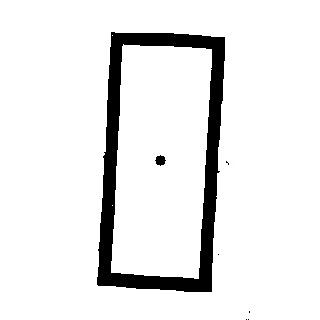
#> input picture lineaRecta/codigoCentroDeMasa/IMGCut.jpg, 320 x 320 px, found by its file name
$ python finder.py
#> lines starting #> are read from the running program, lines starting #| are printed output that depends on the picture
from PIL import Image
import numpy as np
import cv2
import os


def dilate_erode_image(image_path):
    # Load the image
#> called with image_path = 'lineaRecta\\codigoCentroDeMasa\\IMGCut.jpg'
    image = cv2.imread(image_path, 0)
#> image is the input picture: shape (320, 320); min 0, max 255, mean 233.1

    # Invert colors
    inverted_image = cv2.bitwise_not(image)
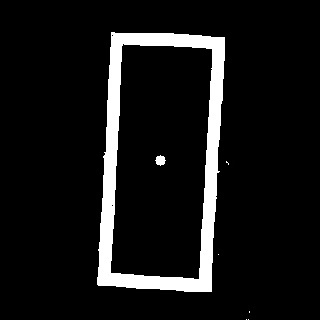
#> inverted_image: shape (320, 320); min 0, max 255, mean 21.9

    # Define the kernel
    kernel = np.ones((5, 5), np.uint8)

    # Apply dilation
    dilated_image = cv2.dilate(inverted_image, kernel, iterations=3)
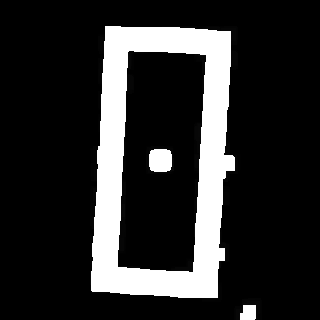
#> dilated_image: shape (320, 320); min 0, max 255, mean 46

    # Apply erosion
    eroded_image = cv2.erode(dilated_image, kernel, iterations=1)
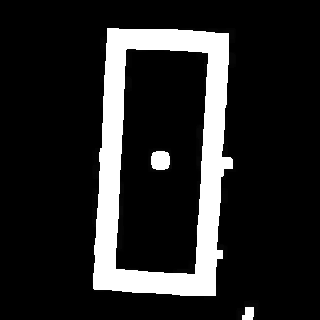
#> eroded_image: shape (320, 320); min 0, max 255, mean 38

    # Invert colors back
    final_image = cv2.bitwise_not(eroded_image)
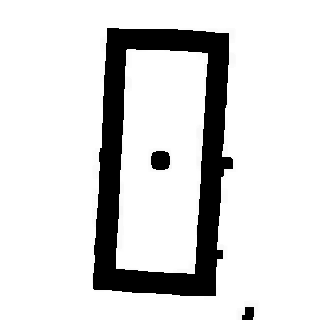
#> final_image: shape (320, 320); min 0, max 255, mean 217
#> pass 2 of the loop `for img in list_images:`:
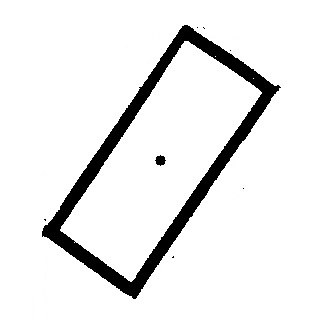
#> input picture lineaRecta/codigoCentroDeMasa/IMGCut2.jpg, 320 x 320 px, found by its file name
#> in dilate_erode_image, image is the input picture: shape (320, 320); min 0, max 255, mean 233.8
#> in dilate_erode_image (call 2), `eroded_image = cv2.erode(dilated_image, kernel, iterations=1)`:
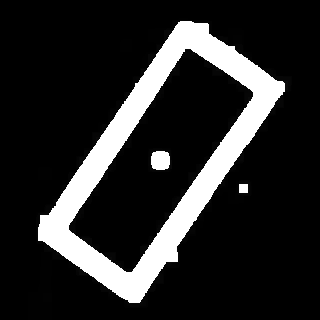
#> eroded_image: shape (320, 320); min 0, max 255, mean 41.9
#> in dilate_erode_image (call 2), `final_image = cv2.bitwise_not(eroded_image)`:
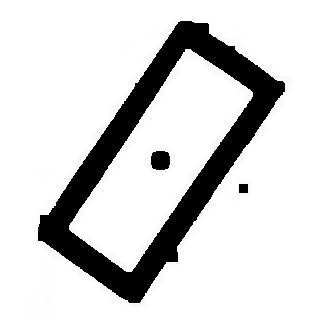
#> final_image: shape (320, 320); min 0, max 255, mean 213.1
#> pass 3 of the loop `for img in list_images:`:
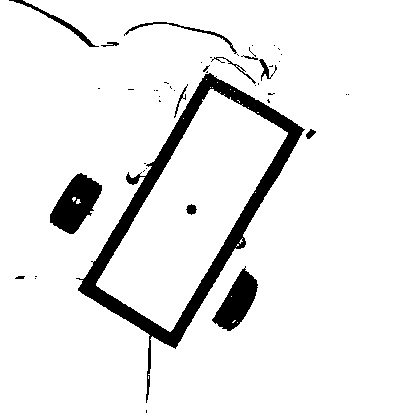
#> input picture lineaRecta/codigoCentroDeMasa/IMGIzqCut.jpg, 400 x 418 px, found by its file name
#> in dilate_erode_image, image is the input picture: shape (418, 400); min 0, max 255, mean 234.6
#> inverted_image: shape (418, 400)
#> dilated_image: shape (418, 400)
#> in dilate_erode_image (call 3), `eroded_image = cv2.erode(dilated_image, kernel, iterations=1)`:
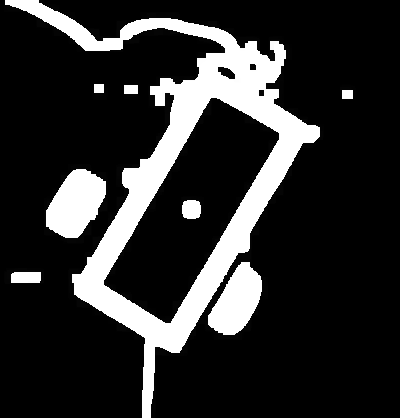
#> eroded_image: shape (418, 400); min 0, max 255, mean 46.6
#> in dilate_erode_image (call 3), `final_image = cv2.bitwise_not(eroded_image)`:
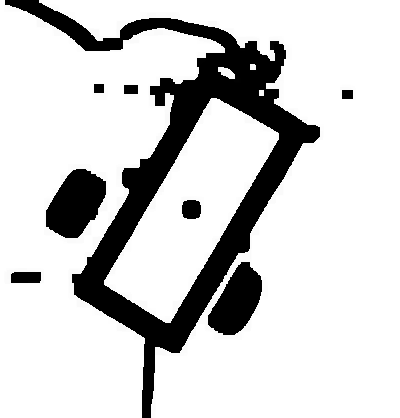
#> final_image: shape (418, 400); min 0, max 255, mean 208.4
#> the loop made 4 passes; the first 3 are shown

    # Split the file path into directory, filename, and extension
    dir_path, filename = os.path.split(image_path)
    base, ext = os.path.splitext(filename)

    # Create a new filename by inserting "mod" before the extension
    new_filename = f"{base}_mod{ext}"

    # Join the directory path and the new filename
    path = os.path.join(dir_path, new_filename)
    print(path)

    # Save the image
    cv2.imwrite(path, final_image)

def combine_images(image1_path, image2_path):
    # Open the images and convert them to RGB
    image1 = Image.open(image1_path).convert("RGB")
    image2 = Image.open(image2_path).convert("RGB")
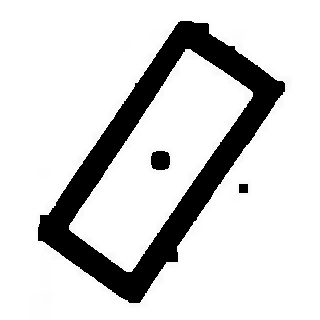
#> image2: PIL image 320x320 RGB; min 0, max 255, mean 213.2

    # Resize images to the smallest size
    min_size = min(image1.size, image2.size)
#> min_size = (320, 320)
    image1 = image1.resize(min_size)
    image2 = image2.resize(min_size)

    # Convert images to numpy arrays
    image1_data = np.array(image1)
    image2_data = np.array(image2)

    # Create a new image with the same size and RGB format
    new_image_data = np.zeros(image1_data.shape, dtype=np.uint8)

    # Set the green channel to the first image's black pixels
    new_image_data[(image1_data[:, :, 0] == 0) & (
        image1_data[:, :, 1] == 0) & (image1_data[:, :, 2] == 0)] = [0, 255, 0]

    # Set the red channel to the second image's black pixels
    new_image_data[(image2_data[:, :, 0] == 0) & (
        image2_data[:, :, 1] == 0) & (image2_data[:, :, 2] == 0)] = [255, 0, 0]

    # Create a new image from the data
    new_image = Image.fromarray(new_image_data)
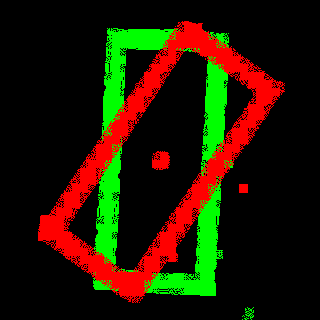
#> new_image: PIL image 320x320 RGB; mean R, G, B 34.7, 24.2, 0

    return new_image


# Global variables
points = []
image = None


def click_event(event, x, y, flags, params):
    # Check if left mouse button clicked
    if event == cv2.EVENT_LBUTTONDOWN:
        points.append((x, y))

        # Draw line if two points have been clicked
        if len(points) == 2:
            cv2.line(image, points[0], points[1], (255, 0, 0), 5)
            angle = np.arctan2(points[1][1] - points[0]
                               [1], points[1][0] - points[0][0])
            rotated = rotate_image(image, angle)
            cv2.imshow('image', rotated)


def rotate_image(image, angle):
    # Get image dimensions
    (h, w) = image.shape[:2]
    # Define the pivot point
    center = (w / 2, h / 2)
    # Perform the rotation
    M = cv2.getRotationMatrix2D(center, angle, 1.0)
    rotated = cv2.warpAffine(image, M, (w, h))
    return rotated


def process_image(image_path):
    global image
    image = cv2.imread(image_path)
    cv2.imshow('image', image)
    cv2.setMouseCallback('image', click_event)

    while True:
        key = cv2.waitKey(0) & 0xFF
        if key == ord('s'):
            cv2.imwrite('rotated_image.jpg', image)
            break
        elif key == ord('r'):
            image = cv2.imread(image_path)
            cv2.imshow('image', image)
            points.clear()

    cv2.destroyAllWindows()

list_images = ['lineaRecta\\codigoCentroDeMasa\\IMGCut.jpg', 'lineaRecta\\codigoCentroDeMasa\\IMGCut2.jpg', 'lineaRecta/codigoCentroDeMasa/IMGIzqCut.jpg', 'lineaRecta/codigoCentroDeMasa/IMGIzqCut2.jpg']
for img in list_images:
    dilate_erode_image(img)

# Use the function
new_image = combine_images(
    'lineaRecta\\codigoCentroDeMasa\\IMGCut_mod.jpg', 'lineaRecta\\codigoCentroDeMasa\\IMGCut2_mod.jpg')
new_image.save('lineaRecta\\codigoCentroDeMasa\combined_image1.png')

#> (the run stopped early here; a loop or call above may not have finished)
